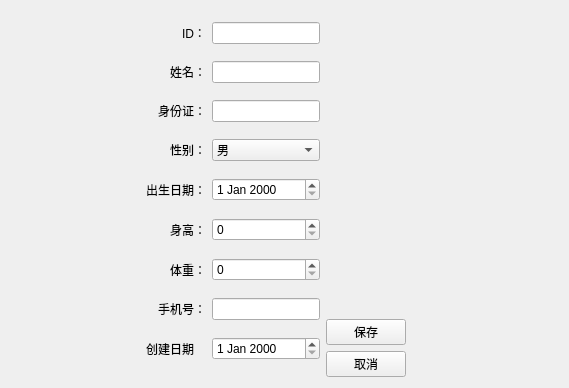
<?xml version="1.0" encoding="UTF-8"?>
<ui version="4.0">
 <class>PatientEditView</class>
 <widget class="QWidget" name="PatientEditView">
  <property name="geometry">
   <rect>
    <x>0</x>
    <y>0</y>
    <width>569</width>
    <height>388</height>
   </rect>
  </property>
  <property name="windowTitle">
   <string>Form</string>
  </property>
  <layout class="QHBoxLayout" name="horizontalLayout">
   <item>
    <spacer name="horizontalSpacer">
     <property name="orientation">
      <enum>Qt::Horizontal</enum>
     </property>
     <property name="sizeType">
      <enum>QSizePolicy::Fixed</enum>
     </property>
     <property name="sizeHint" stdset="0">
      <size>
       <width>135</width>
       <height>20</height>
      </size>
     </property>
    </spacer>
   </item>
   <item>
    <layout class="QGridLayout" name="gridLayout">
     <item row="3" column="1">
      <widget class="QComboBox" name="dbComboSex">
       <item>
        <property name="text">
         <string>男</string>
        </property>
       </item>
       <item>
        <property name="text">
         <string>女</string>
        </property>
       </item>
      </widget>
     </item>
     <item row="7" column="1">
      <widget class="QLineEdit" name="dbEditMobile"/>
     </item>
     <item row="1" column="1">
      <widget class="QLineEdit" name="dbEditName"/>
     </item>
     <item row="1" column="0" alignment="Qt::AlignRight">
      <widget class="QLabel" name="label_2">
       <property name="text">
        <string>姓名：</string>
       </property>
      </widget>
     </item>
     <item row="5" column="0" alignment="Qt::AlignRight">
      <widget class="QLabel" name="label_6">
       <property name="text">
        <string>身高：</string>
       </property>
      </widget>
     </item>
     <item row="3" column="0" alignment="Qt::AlignRight">
      <widget class="QLabel" name="label_4">
       <property name="text">
        <string>性别：</string>
       </property>
      </widget>
     </item>
     <item row="0" column="1">
      <widget class="QLineEdit" name="dbEditID"/>
     </item>
     <item row="6" column="1">
      <widget class="QSpinBox" name="dbSpinWeight"/>
     </item>
     <item row="5" column="1">
      <widget class="QSpinBox" name="dbSpinHeight"/>
     </item>
     <item row="4" column="1">
      <widget class="QDateEdit" name="dbDataEditDOB"/>
     </item>
     <item row="4" column="0">
      <widget class="QLabel" name="label_5">
       <property name="text">
        <string>出生日期：</string>
       </property>
      </widget>
     </item>
     <item row="2" column="0" alignment="Qt::AlignRight">
      <widget class="QLabel" name="label_3">
       <property name="text">
        <string>身份证：</string>
       </property>
      </widget>
     </item>
     <item row="2" column="1">
      <widget class="QLineEdit" name="dbEditIDCard"/>
     </item>
     <item row="6" column="0" alignment="Qt::AlignRight">
      <widget class="QLabel" name="label_7">
       <property name="text">
        <string>体重：</string>
       </property>
      </widget>
     </item>
     <item row="7" column="0" alignment="Qt::AlignRight">
      <widget class="QLabel" name="label_8">
       <property name="text">
        <string>手机号：</string>
       </property>
      </widget>
     </item>
     <item row="0" column="0" alignment="Qt::AlignRight">
      <widget class="QLabel" name="label">
       <property name="text">
        <string>ID：</string>
       </property>
      </widget>
     </item>
     <item row="8" column="0">
      <widget class="QLabel" name="label_9">
       <property name="text">
        <string>创建日期</string>
       </property>
      </widget>
     </item>
     <item row="8" column="1">
      <widget class="QDateEdit" name="dbCreatedTimeStamp"/>
     </item>
    </layout>
   </item>
   <item>
    <layout class="QVBoxLayout" name="verticalLayout">
     <item>
      <spacer name="verticalSpacer">
       <property name="orientation">
        <enum>Qt::Vertical</enum>
       </property>
       <property name="sizeHint" stdset="0">
        <size>
         <width>20</width>
         <height>40</height>
        </size>
       </property>
      </spacer>
     </item>
     <item>
      <widget class="QPushButton" name="btSave">
       <property name="text">
        <string>保存</string>
       </property>
      </widget>
     </item>
     <item>
      <widget class="QPushButton" name="btCancel">
       <property name="text">
        <string>取消</string>
       </property>
      </widget>
     </item>
    </layout>
   </item>
   <item>
    <spacer name="horizontalSpacer_2">
     <property name="orientation">
      <enum>Qt::Horizontal</enum>
     </property>
     <property name="sizeHint" stdset="0">
      <size>
       <width>40</width>
       <height>20</height>
      </size>
     </property>
    </spacer>
   </item>
  </layout>
 </widget>
 <resources/>
 <connections/>
</ui>
